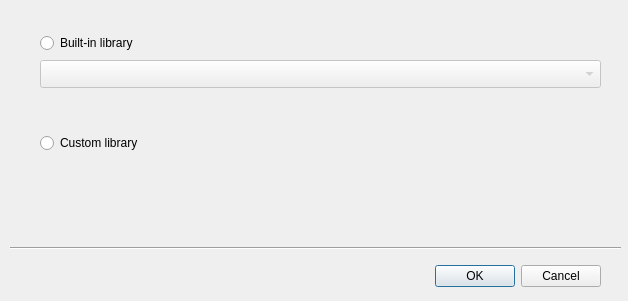
<?xml version="1.0" encoding="UTF-8"?>
<ui version="4.0">
 <class>Asn1Acn::Internal::Libraries::ImportComponentDialog</class>
 <widget class="QDialog" name="Asn1Acn::Internal::Libraries::ImportComponentDialog">
  <property name="geometry">
   <rect>
    <x>0</x>
    <y>0</y>
    <width>628</width>
    <height>301</height>
   </rect>
  </property>
  <property name="windowTitle">
   <string>Import ASN.1 components</string>
  </property>
  <widget class="QDialogButtonBox" name="buttonBox">
   <property name="geometry">
    <rect>
     <x>260</x>
     <y>260</y>
     <width>341</width>
     <height>32</height>
    </rect>
   </property>
   <property name="orientation">
    <enum>Qt::Horizontal</enum>
   </property>
   <property name="standardButtons">
    <set>QDialogButtonBox::Cancel|QDialogButtonBox::Ok</set>
   </property>
   <property name="centerButtons">
    <bool>false</bool>
   </property>
  </widget>
  <widget class="QRadioButton" name="builtInRadio">
   <property name="geometry">
    <rect>
     <x>40</x>
     <y>30</y>
     <width>141</width>
     <height>26</height>
    </rect>
   </property>
   <property name="text">
    <string>Built-in library</string>
   </property>
  </widget>
  <widget class="QComboBox" name="builtInCombo">
   <property name="enabled">
    <bool>false</bool>
   </property>
   <property name="geometry">
    <rect>
     <x>40</x>
     <y>60</y>
     <width>561</width>
     <height>28</height>
    </rect>
   </property>
  </widget>
  <widget class="QRadioButton" name="customRadio">
   <property name="geometry">
    <rect>
     <x>40</x>
     <y>130</y>
     <width>181</width>
     <height>26</height>
    </rect>
   </property>
   <property name="text">
    <string>Custom library</string>
   </property>
  </widget>
  <widget class="Line" name="line">
   <property name="geometry">
    <rect>
     <x>10</x>
     <y>240</y>
     <width>611</width>
     <height>16</height>
    </rect>
   </property>
   <property name="orientation">
    <enum>Qt::Horizontal</enum>
   </property>
  </widget>
  <widget class="Utils::PathChooser" name="asn1sccPathChooser" native="true">
   <property name="enabled">
    <bool>false</bool>
   </property>
   <property name="geometry">
    <rect>
     <x>50</x>
     <y>170</y>
     <width>551</width>
     <height>20</height>
    </rect>
   </property>
   <property name="sizePolicy">
    <sizepolicy hsizetype="Preferred" vsizetype="Preferred">
     <horstretch>1</horstretch>
     <verstretch>0</verstretch>
    </sizepolicy>
   </property>
  </widget>
 </widget>
 <customwidgets>
  <customwidget>
   <class>Utils::PathChooser</class>
   <extends>QWidget</extends>
   <header location="global">utils/pathchooser.h</header>
   <container>1</container>
  </customwidget>
 </customwidgets>
 <resources/>
 <connections>
  <connection>
   <sender>customRadio</sender>
   <signal>toggled(bool)</signal>
   <receiver>asn1sccPathChooser</receiver>
   <slot>setEnabled(bool)</slot>
   <hints>
    <hint type="sourcelabel">
     <x>130</x>
     <y>142</y>
    </hint>
    <hint type="destinationlabel">
     <x>325</x>
     <y>179</y>
    </hint>
   </hints>
  </connection>
  <connection>
   <sender>builtInRadio</sender>
   <signal>toggled(bool)</signal>
   <receiver>builtInCombo</receiver>
   <slot>setEnabled(bool)</slot>
   <hints>
    <hint type="sourcelabel">
     <x>110</x>
     <y>42</y>
    </hint>
    <hint type="destinationlabel">
     <x>320</x>
     <y>73</y>
    </hint>
   </hints>
  </connection>
 </connections>
</ui>
